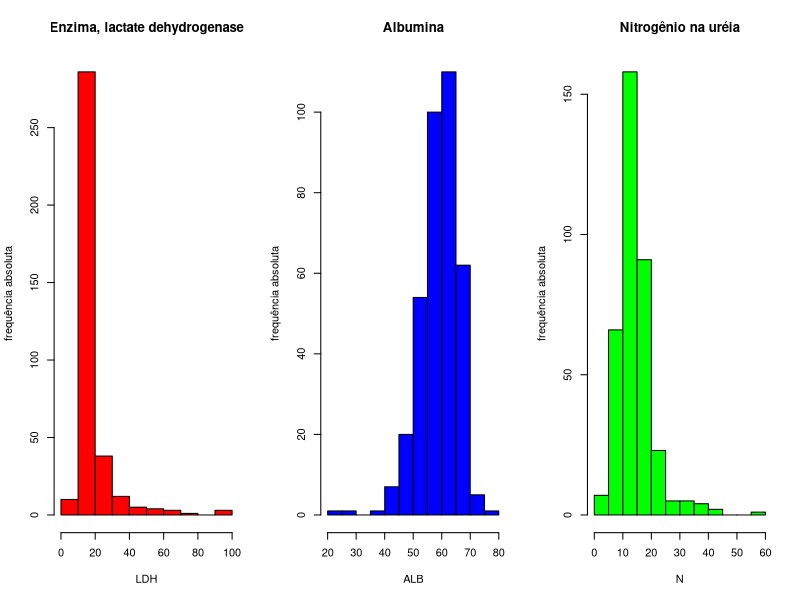
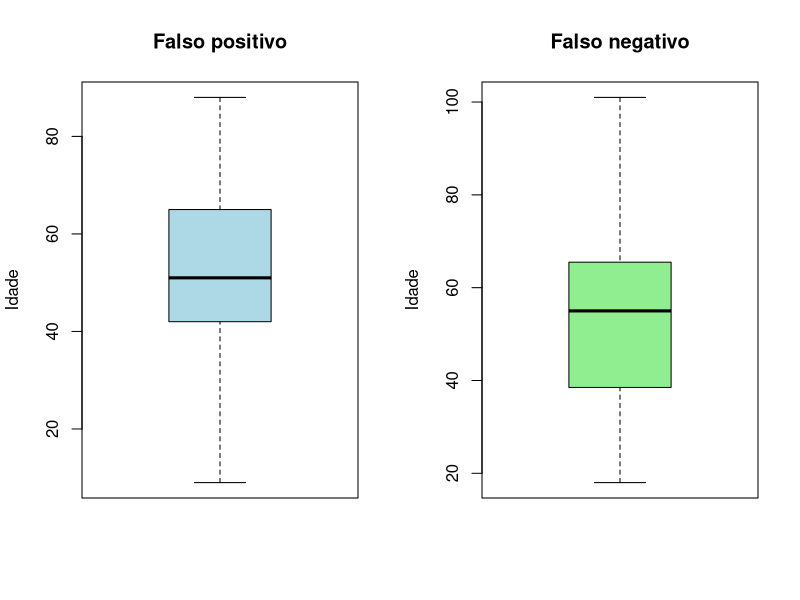

The R source for these figures, in order:
#1. Abra o arquivo cancer.txt como um data frame e faça um sumário estatístico dos dados.
arq <- read.table(file = "cancer.txt", header = T);arq
summary(arq)
##########################################################################
#2. Faça o histograma das variáveis LDH, ALB e N. Use a descrição da coluna como título de cada um. Use cores diferentes.

#ajustar os parâmetros de gráficos
par(mfrow=c(1, 3))

hist(
  arq[, 'LDH'], 
  main = "Enzima, lactate dehydrogenase", 
  xlab = "LDH",
  ylab = "frequência absoluta",
  col = 'red'
)

hist(
  arq[, 'ALB'],
  main = "Albumina",
  xlab = "ALB",
  ylab = "frequência absoluta",
  col = "blue"
)

hist(
  arq[, 'N'],
  main = "Nitrogênio na uréia",
  xlab = "N",
  ylab = "frequência absoluta",
  col = "green"
)
par(mfrow=c(1, 1))
############################################################
#3. Médicos afirmam que o grupo dos falso positivos é mais jovem do que o dos falso negativos. O que você diria a respeito? Justifique sua resposta baseando-se em gráficos e medidas de tendência central.
#fazer um boxplot para cada grupo
#e verificar o resultado de summary para cada grupo

par(mfrow = c(1, 2))
#idade dos falsos positivos: 4
boxplot(
  arq[arq$Grupo==4, 'Idade'],
  main = "Falso positivo",
  ylab = 'Idade',
  col = "lightblue"
)

#idade dos falsos negativos: 1
boxplot(
  arq[arq$Grupo==1, 'Idade'],
  main = "Falso negativo",
  ylab = "Idade",
  col = 'lightgreen'
)

summary(arq[arq$Grupo==4, 'Idade'])
summary(arq[arq$Grupo==1, 'Idade'])

par(mfrow = c(1, 1))
############################################################
#4. Compare a glicose dos pacientes falso positivos e dos falso negativos. Para isso, use a média, a mediana, a variância e o desvio padrão. 

gfp <- arq[arq$Grupo==4, 'GL'];gfp

gfn <- arq[arq$Grupo==1, 'GL']; gfn

s <- sprintf(
  "Resultados\nMédia(gfp): %.2f\nMédia(gfn): %.2f\nMediana(gfp): %.2f\nMediana(gfn): %.2f\nVariância(gfp): %.2f\nVariância(gfn): %.2f\nDesvio padrão(gfp): %.2f\nDesvio padrão(gfn): %.2f\n",
  mean(gfp),
  mean(gfn),
  median(gfp),
  median(gfn),
  var(gfp),
  var(gfn),
  sd(gfp),
  sd(gfn)
)

print(s)

s

cat(s)
############################################################
#5.  Obtenha as medidas de posição e variabilidade para a variável Idade do conjunto de dados como um todo. Façamos um teste com arq['Idade'] para ver o problema quando manipulamos um dataframe
arq['Idade']
class(arq['Idade'])
mean(arq['Idade'])

arq['Idade']
arq[ , 'Idade']

arq[, 'Idade']
class(arq[, 'Idade'])

mean (arq[, 'Idade'])

idade_tot <- arq$Idade;idade_tot
class(idade_tot)

s_idade_total <- sprintf(
  'Média: %.2f\nMediana: %.2f\nVariância: %.2f\nDesvio padrão: %.2f\n',
  mean(idade_tot),
  median(idade_tot),
  var(idade_tot),
  sd(idade_tot)
)
cat(s_idade_total)
###############################################################################
#6.  Faça o mesmo do exercício 5, mas agora para cada tipo de diagnóstico. Compare os resultados obtidos. Construa um data frame para idade e para facilitar a visualização e a comparação.

#             total falso_negativo negativo positivo falso_positivo
#média            54            45
#mediana
#variância
#desvio padrão

#construir quatro estruturas de dados: cada uma tem a coleção de idades de um dos grupos
#FN: 1
#N: 2
#P: 3
#FP: 4
idade_fn = arq[arq$Grupo==1, 'Idade']
idade_n = arq[arq$Grupo==2, 'Idade']
idade_p = arq[arq$Grupo==3, 'Idade']
idade_fp = arq[arq$Grupo==4, 'Idade']

#construir mais uma estrutura de dados com todas as idades
idade_tot <- arq[, 'Idade']

#para cada estrutura, construir um vetor contendo sua média, mediana, variância e desvio padrão (dica: use c(mean(col1), median(col1)...))
v_tot <- c (mean(idade_tot), median(idade_tot), var(idade_tot), sd(idade_tot));v_tot
v_fn <- c(mean(idade_fn), median(idade_fn), var(idade_fn), sd(idade_fn));v_fn
v_n <- c(mean(idade_n), median (idade_n), var(idade_n), sd(idade_n)); v_n
v_p <- c(mean(idade_p), median(idade_p), var(idade_p), sd(idade_p)); v_p
v_fp <- c(mean(idade_fp), median(idade_fp), var(idade_fp), sd(idade_fp)); v_fp


#um vetor com os nomes das linhas nomes c('média', 'mediana'...)
nomes_das_linhas <- c('Média', 'Mediana', "Variância", "Desvio Padrão")
#construir o data frame com data.frame
#o vetor de nomes se encaixa no parâmetro row.names do dataframe
df <- data.frame(
  total=v_tot,
  falso_negativo=v_fn,
  negativo=v_n,
  positivo=v_p,
  falso_positivo=v_fp,
  row.names=nomes_das_linhas
); df


##########################################################################
#7. Crie uma amostra aleatória do arquivo cancer.txt com 100 linhas e faça o sumário de medidas de posição. Compare as medidas de posição da variável Idade da amostra com as medidas de posição da variável Idade do conjunto completo. O que você observa?
sample(c(1, 2, 3), 4, replace = T)


sample(arq$Ident, 100)

is.element(arq$Ident, sample(arq$Ident, 100))

#
arq100 <- arq[is.element(arq$Ident, sample(arq$Ident, 100)), ];arq100

summary(arq)
summary(arq100)
#########################################################################
#8Como você pode verificar, com certeza, se há algum valor NA no arquivo cancer.txt?
#?any
#any
#is.na
any(is.na(arq))
#########################################################################
#9. Qual a menor idade comum aos 4 grupos de diagnósticos?
#usar idade_fp, idade_n, idade_p, idade_fn
#usar intersect para encontrar valores em comum em duas coleções
#intersect(c(1, 2), c(1, 3), c(3))
#intersect somente opera com dois operandos
#min
idades_falsos <- intersect(idade_fp, idade_fn);idades_falsos
idades_verdadeiros <- intersect(idade_p, idade_n);idades_verdadeiros
idades_comuns <- intersect(idades_falsos, idades_verdadeiros);idades_comuns
min(idades_comuns)
#########################################################################
